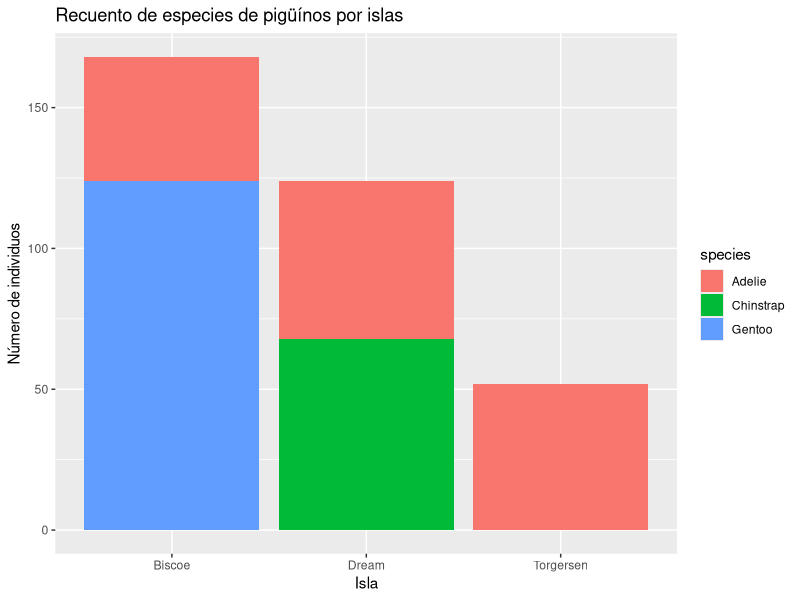
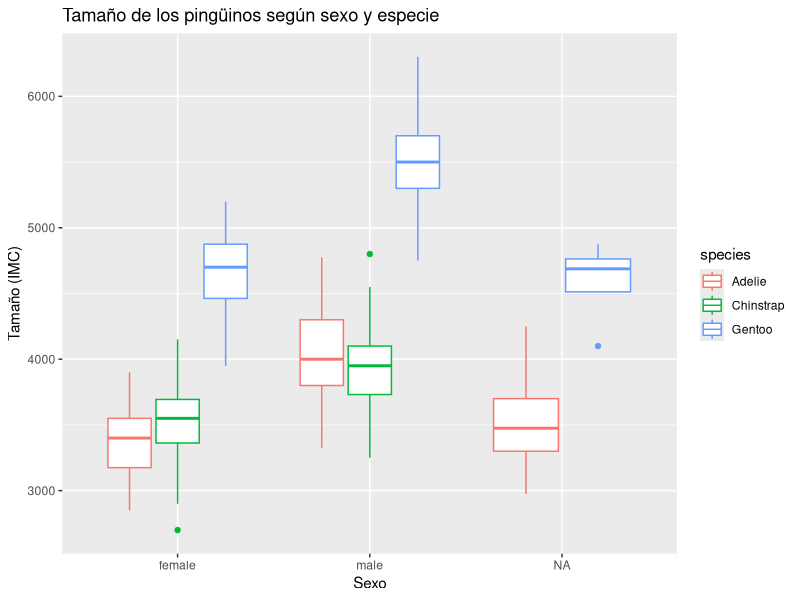
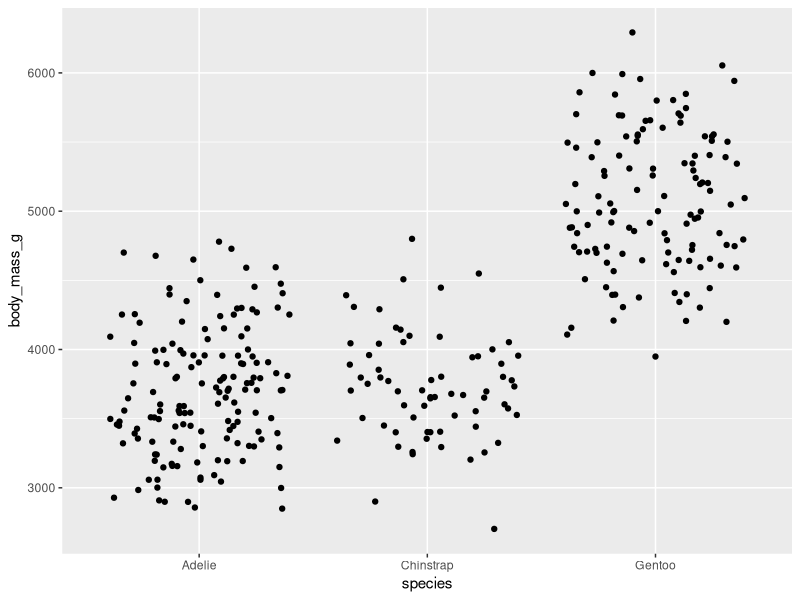
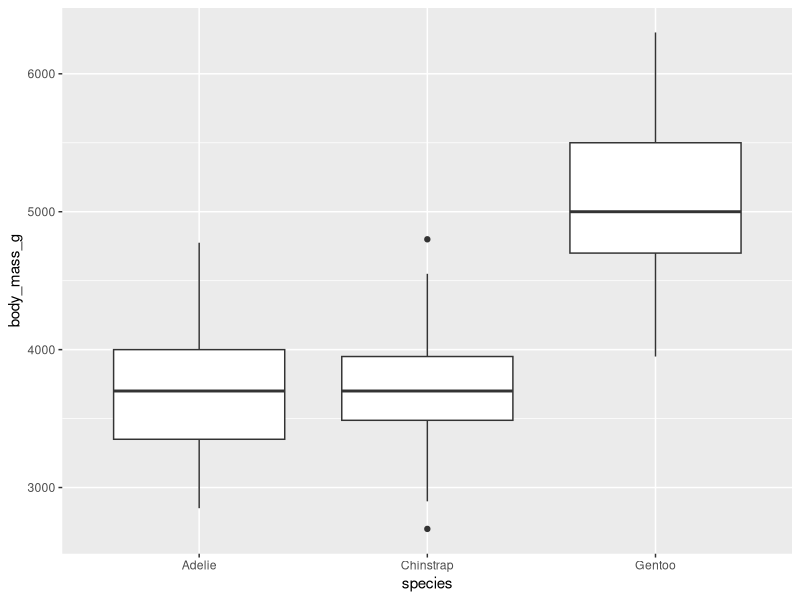
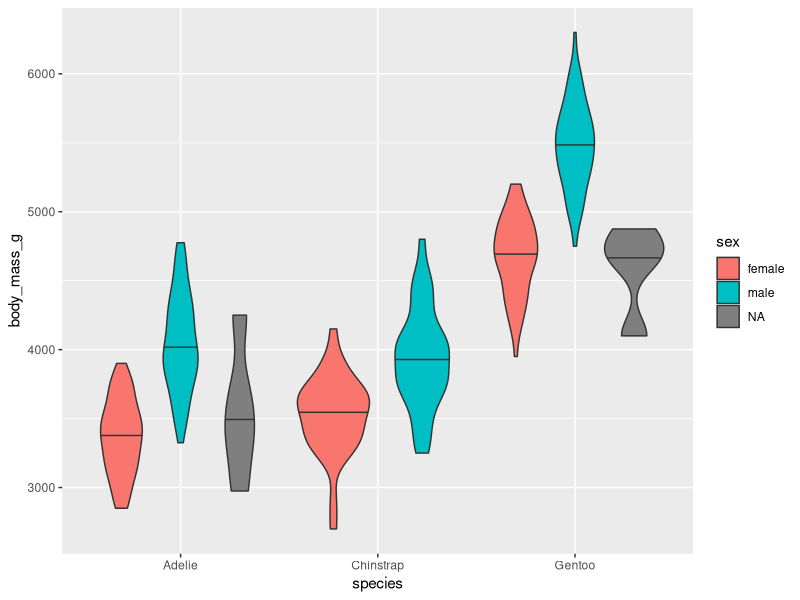

Source code (R) for these figures, in order:
## ---- chunk 1
knitr::opts_chunk$set(echo = TRUE)
## ---- chunk 2
#install.packages("palmerpenguins")
library(palmerpenguins)
data(package = "palmerpenguins")

#install.packages("tidyverse")
library(tidyverse)
## ---- chunk 3
names(penguins)
names(penguins_raw)
## ---- chunk 4
sex.sp <- penguins %>% 
  select(species, sex)
summary(sex.sp)
## ---- chunk 5
table(penguins$species, penguins$sex)
## ---- chunk 6
biom <- penguins %>% 
  select (bill_length_mm, bill_depth_mm, flipper_length_mm, body_mass_g)
summary(biom)


long.pico <- penguins %>% 
  summarise(media.long.pico = mean(bill_length_mm, na.rm = TRUE),
            Sd.long.pico = sd(bill_length_mm, na.rm = TRUE),
            min.long.pico = min(bill_length_mm, na.rm = TRUE),
            max.long.pico = max(bill_length_mm, na.rm = TRUE)
            )
head(long.pico)

prof.pico <- penguins %>% 
  summarise(media.prof.pico = mean(bill_depth_mm, na.rm = TRUE),
            Sd.prof.pico = sd(bill_depth_mm, na.rm = TRUE),
            min.prof.pico = min(bill_depth_mm, na.rm = TRUE),
            max.prof.pico = max(bill_depth_mm, na.rm = TRUE)
            )
head(prof.pico)

long.aleta <- penguins %>% 
  summarise(media.long.aleta = mean(flipper_length_mm, na.rm = TRUE),
            Sd.long.aleta = sd(flipper_length_mm, na.rm = TRUE),
            min.long.aleta = min(flipper_length_mm, na.rm = TRUE),
            max.long.aleta = max(flipper_length_mm, na.rm = TRUE)
            )
head(long.aleta)

tamaño <- penguins %>% 
  summarise(media.tamaño = mean(body_mass_g, na.rm = TRUE),
            Sd.tamaño = sd(body_mass_g, na.rm = TRUE),
            min.tamaño = min(body_mass_g, na.rm = TRUE),
            max.tamaño = max(body_mass_g, na.rm = TRUE)
            )
head(tamaño)
## ---- chunk 7
ggplot(data = penguins) +
  geom_bar(aes(x = island, fill = species)) + 
  labs(title = "Recuento de especies de pigüínos por islas", 
       x = "Isla", y = "Número de individuos")
## ---- chunk 8
table(penguins$species, penguins$island)
## ---- chunk 9
table(penguins$island)
## ---- chunk 10
ggplot(data = penguins) + 
  geom_boxplot(aes(x = sex, y = body_mass_g, color = species)) + 
  labs(title = "Tamaño de los pingüinos según sexo y especie", 
       x = "Sexo", y = "Tamaño (IMC)")
## ---- chunk 11
summ_especie <- penguins %>% 
  group_by(species) %>% 
  summarise(IMC.medio = mean(body_mass_g, na.rm = TRUE))
summ_especie

ggplot() + 
  geom_jitter(data = penguins, aes(x = species, y = body_mass_g))

ggplot(data = penguins) + 
  geom_boxplot(aes(x = species, y = body_mass_g))
## ---- chunk 12
ggplot(data = penguins) + 
  geom_violin(aes(x = species, y = body_mass_g, fill = sex), draw_quantiles = 0.5)
## ---- chunk 13
citation("palmerpenguins")
citation("tidyverse")
## ---- chunk 14

